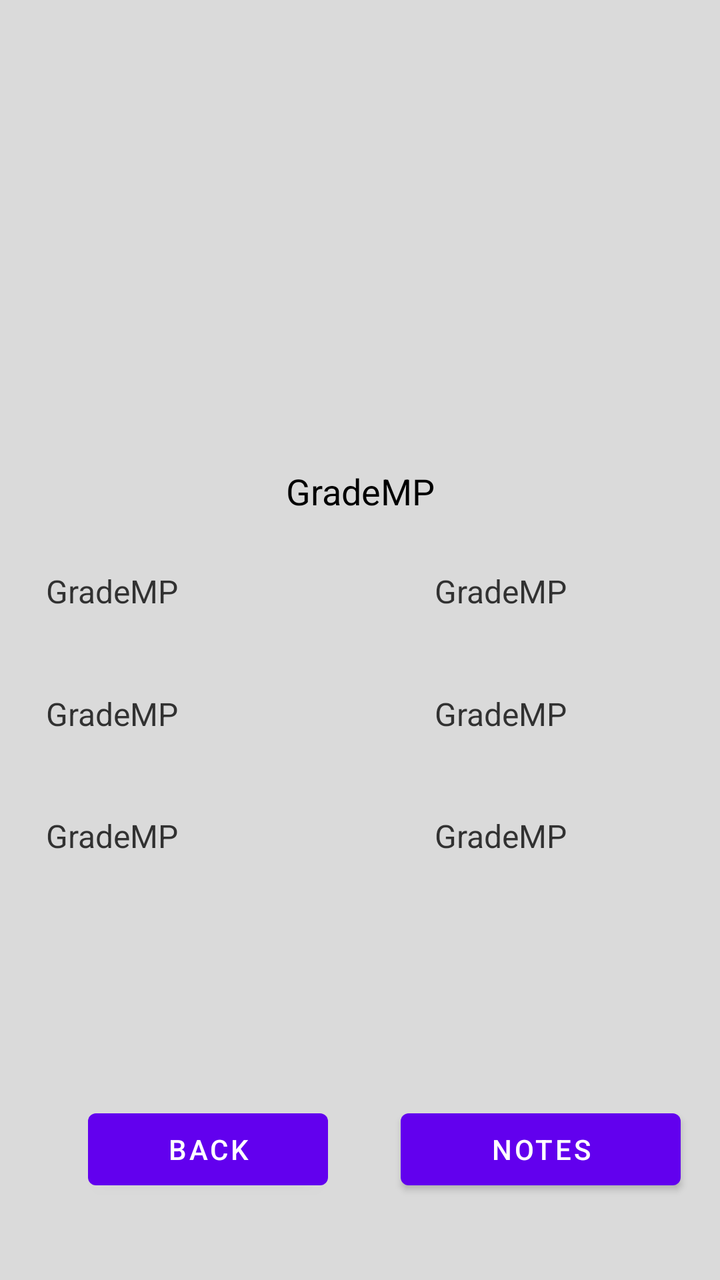
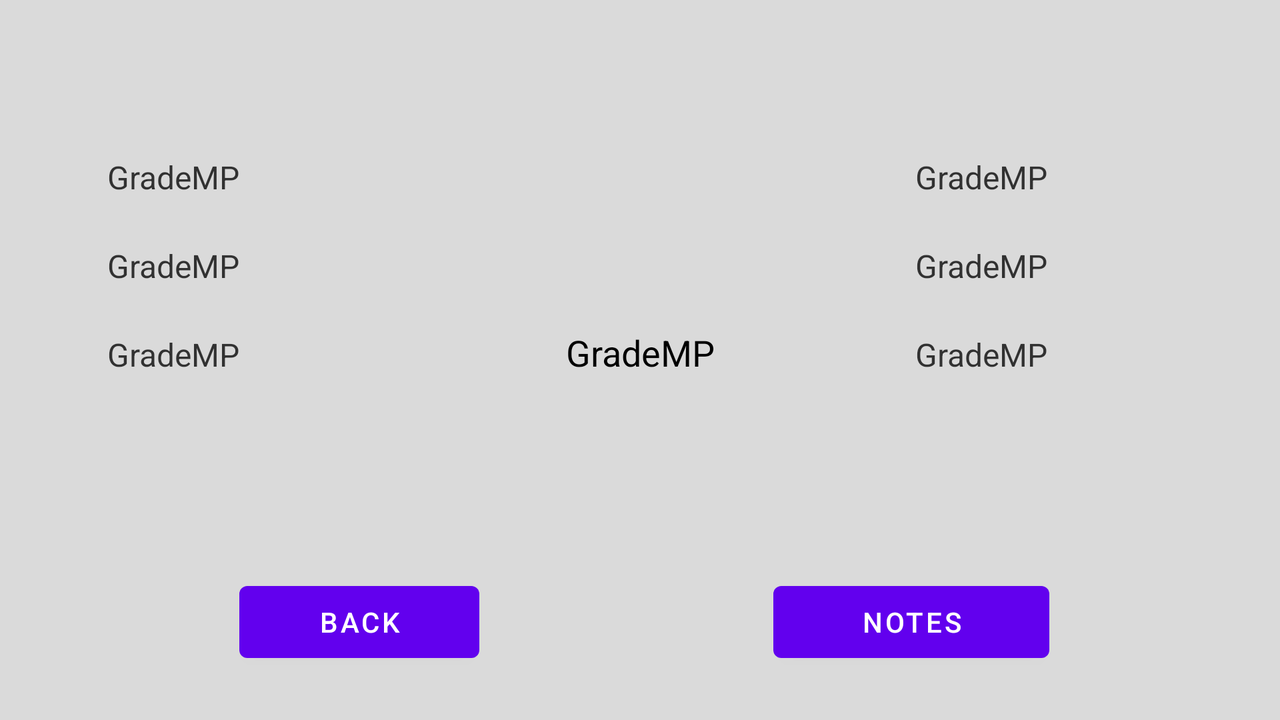

An Android layout and its configuration variant, each rendered on a device that would load it. The default file and the variant file are quoted in full after the pictures.
<!-- AndroidManifest.xml: application theme Theme.GradeMP -->
<!-- res/layout/fragment_details.xml -->
<?xml version="1.0" encoding="utf-8"?>
<layout xmlns:app="http://schemas.android.com/apk/res-auto"
    xmlns:tools="http://schemas.android.com/tools"
    xmlns:android="http://schemas.android.com/apk/res/android">

    <androidx.constraintlayout.widget.ConstraintLayout
        android:layout_width="match_parent"
        android:layout_height="match_parent"
        android:background="#DADADA"
        tools:context=".fragments.DetailsFragment">

        <TextView
            android:id="@+id/mp_minister_text"
            android:layout_width="wrap_content"
            android:layout_height="wrap_content"
            android:text="@string/app_name"
            android:textColor="#C6000000"
            android:textSize="16sp"
            app:layout_constraintBottom_toTopOf="@+id/mp_twitter_link_text"
            app:layout_constraintEnd_toEndOf="@+id/mp_party_text"
            app:layout_constraintHorizontal_bias="0.0"
            app:layout_constraintStart_toStartOf="@+id/mp_party_text"
            app:layout_constraintTop_toBottomOf="@+id/mp_party_text" />

        <TextView
            android:id="@+id/mp_party_text"
            android:layout_width="wrap_content"
            android:layout_height="wrap_content"
            android:text="@string/app_name"
            android:textColor="#C6000000"
            android:textSize="16sp"
            app:layout_constraintBottom_toTopOf="@+id/addNote_button"
            app:layout_constraintEnd_toEndOf="parent"
            app:layout_constraintHorizontal_bias="0.6"
            app:layout_constraintStart_toStartOf="@+id/mp_imageView"
            app:layout_constraintTop_toTopOf="@+id/mp_born_year_text"
            app:layout_constraintVertical_bias="0.0" />

        <TextView
            android:id="@+id/mp_twitter_link_text"
            android:layout_width="150dp"
            android:layout_height="wrap_content"
            android:autoLink="web"
            android:linksClickable="true"
            android:text="@string/app_name"
            android:textColor="#C6000000"
            android:textColorLink="@android:color/holo_blue_dark"
            android:textSize="16sp"
            app:layout_constraintBottom_toTopOf="@+id/addNote_button"
            app:layout_constraintEnd_toEndOf="@+id/mp_party_text"
            app:layout_constraintHorizontal_bias="0.0"
            app:layout_constraintStart_toStartOf="@+id/mp_party_text"
            app:layout_constraintTop_toTopOf="@+id/mp_seat_number_text"
            app:layout_constraintVertical_bias="0.0" />

        <TextView
            android:id="@+id/mp_born_year_text"
            android:layout_width="wrap_content"
            android:layout_height="wrap_content"
            android:text="@string/app_name"
            android:textSize="16sp"
            app:layout_constraintBottom_toTopOf="@+id/back_button"
            app:layout_constraintEnd_toEndOf="@+id/mp_imageView"
            app:layout_constraintHorizontal_bias="0.12"
            app:layout_constraintStart_toStartOf="parent"
            app:layout_constraintTop_toBottomOf="@+id/mp_name_text"
            app:layout_constraintVertical_bias="0.100000024"
            android:textColor="#C6000000" />

        <TextView
            android:id="@+id/mp_constituency_text"
            android:layout_width="wrap_content"
            android:layout_height="wrap_content"
            android:text="@string/app_name"
            android:textColor="#C6000000"
            android:textSize="16sp"
            app:layout_constraintBottom_toTopOf="@+id/mp_seat_number_text"
            app:layout_constraintEnd_toEndOf="@+id/mp_born_year_text"
            app:layout_constraintHorizontal_bias="0.0"
            app:layout_constraintStart_toStartOf="@+id/mp_born_year_text"
            app:layout_constraintTop_toBottomOf="@+id/mp_born_year_text" />

        <TextView
            android:id="@+id/mp_seat_number_text"
            android:layout_width="wrap_content"
            android:layout_height="wrap_content"
            android:text="@string/app_name"
            android:textColor="#C6000000"
            android:textSize="16sp"
            app:layout_constraintBottom_toTopOf="@+id/back_button"
            app:layout_constraintEnd_toEndOf="@+id/mp_born_year_text"
            app:layout_constraintHorizontal_bias="0.0"
            app:layout_constraintStart_toStartOf="@+id/mp_born_year_text"
            app:layout_constraintTop_toTopOf="@+id/mp_born_year_text" />

        <TextView
            android:id="@+id/mp_name_text"
            android:layout_width="wrap_content"
            android:layout_height="wrap_content"
            android:text="@string/app_name"
            android:textColor="@android:color/black"
            android:textSize="18sp"
            app:layout_constraintBottom_toBottomOf="parent"
            app:layout_constraintEnd_toEndOf="@+id/mp_imageView"
            app:layout_constraintStart_toStartOf="@+id/mp_imageView"
            app:layout_constraintTop_toBottomOf="@+id/mp_imageView"
            app:layout_constraintVertical_bias="0.01999998" />

        <ImageView
            android:id="@+id/mp_imageView"
            android:layout_width="154dp"
            android:layout_height="204dp"
            android:contentDescription="@string/mp_image_text"
            app:layout_constraintBottom_toBottomOf="parent"
            app:layout_constraintEnd_toEndOf="parent"
            app:layout_constraintStart_toStartOf="parent"
            app:layout_constraintTop_toTopOf="parent"
            app:layout_constraintVertical_bias="0.050000012" />

        <Button
            android:id="@+id/back_button"
            android:layout_width="120dp"
            android:layout_height="wrap_content"
            android:text="@string/back"
            app:layout_constraintBottom_toBottomOf="parent"
            app:layout_constraintEnd_toEndOf="@+id/mp_imageView"
            app:layout_constraintHorizontal_bias="0.32"
            app:layout_constraintStart_toStartOf="parent"
            app:layout_constraintTop_toTopOf="parent"
            app:layout_constraintVertical_bias="0.93" />

        <Button
            android:id="@+id/addNote_button"
            android:layout_width="140dp"
            android:layout_height="wrap_content"
            android:text="@string/make_a_note"
            app:layout_constraintBottom_toBottomOf="parent"
            app:layout_constraintEnd_toEndOf="parent"
            app:layout_constraintHorizontal_bias="0.91"
            app:layout_constraintStart_toStartOf="parent"
            app:layout_constraintTop_toTopOf="@+id/back_button"
            app:layout_constraintVertical_bias="0.0" />
    </androidx.constraintlayout.widget.ConstraintLayout>
</layout>
<!-- resources referenced by this layout -->
<resources>
  <string name="app_name">GradeMP</string>
  <string name="back">Back</string>
  <string name="make_a_note">Notes</string>
  <string name="mp_image_text">Image of the MP</string>
  <style name="Theme.GradeMP" parent="Theme.MaterialComponents.DayNight.DarkActionBar">
          
          <item name="colorPrimary">@color/purple_500</item>
          <item name="colorPrimaryVariant">@color/purple_700</item>
          <item name="colorOnPrimary">@color/white</item>
          
          <item name="colorSecondary">@color/teal_200</item>
          <item name="colorSecondaryVariant">@color/teal_700</item>
          <item name="colorOnSecondary">@color/black</item>
          
          <item name="android:statusBarColor" tools:targetApi="l">?attr/colorPrimaryVariant</item>
          
      </style>
  <color name="purple_500">#FF6200EE</color>
  <color name="purple_700">#FF3700B3</color>
  <color name="white">#FFFFFFFF</color>
  <color name="teal_200">#FF03DAC5</color>
  <color name="teal_700">#FF018786</color>
  <color name="black">#FF000000</color>
</resources>
<!-- res/layout-land/fragment_details.xml (the repository's variant of the layout above) -->
<!-- drawn on the phone turned sideways -->
<?xml version="1.0" encoding="utf-8"?>

<layout xmlns:app="http://schemas.android.com/apk/res-auto"
    xmlns:tools="http://schemas.android.com/tools"
    xmlns:android="http://schemas.android.com/apk/res/android">

    <androidx.constraintlayout.widget.ConstraintLayout
        android:layout_width="match_parent"
        android:layout_height="match_parent"
        android:background="#DADADA"
        tools:context=".fragments.DetailsFragment">

        <TextView
            android:id="@+id/mp_minister_text"
            android:layout_width="wrap_content"
            android:layout_height="wrap_content"
            android:text="@string/app_name"
            android:textColor="#C6000000"
            android:textSize="16sp"
            app:layout_constraintBottom_toTopOf="@+id/mp_twitter_link_text"
            app:layout_constraintEnd_toEndOf="@+id/mp_party_text"
            app:layout_constraintHorizontal_bias="0.0"
            app:layout_constraintStart_toStartOf="@+id/mp_party_text"
            app:layout_constraintTop_toBottomOf="@+id/mp_party_text" />

        <TextView
            android:id="@+id/mp_party_text"
            android:layout_width="wrap_content"
            android:layout_height="wrap_content"
            android:text="@string/app_name"
            android:textColor="#C6000000"
            android:textSize="16sp"
            app:layout_constraintBottom_toTopOf="@+id/mp_constituency_text"
            app:layout_constraintEnd_toEndOf="parent"
            app:layout_constraintHorizontal_bias="0.35"
            app:layout_constraintStart_toEndOf="@+id/mp_imageView"
            app:layout_constraintTop_toTopOf="@+id/mp_born_year_text"
            app:layout_constraintVertical_bias="0.0" />

        <TextView
            android:id="@+id/mp_twitter_link_text"
            android:layout_width="150dp"
            android:layout_height="wrap_content"
            android:autoLink="web"
            android:linksClickable="true"
            android:text="@string/app_name"
            android:textColor="#C6000000"
            android:textColorLink="@android:color/holo_blue_dark"
            android:textSize="16sp"
            app:layout_constraintBottom_toTopOf="@+id/addNote_button"
            app:layout_constraintEnd_toEndOf="@+id/mp_party_text"
            app:layout_constraintHorizontal_bias="0.0"
            app:layout_constraintStart_toStartOf="@+id/mp_party_text"
            app:layout_constraintTop_toTopOf="@+id/mp_seat_number_text"
            app:layout_constraintVertical_bias="0.0" />

        <TextView
            android:id="@+id/mp_born_year_text"
            android:layout_width="wrap_content"
            android:layout_height="wrap_content"
            android:text="@string/app_name"
            android:textSize="16sp"
            app:layout_constraintBottom_toTopOf="@+id/mp_seat_number_text"
            app:layout_constraintEnd_toStartOf="@+id/mp_imageView"
            app:layout_constraintHorizontal_bias="0.3"
            app:layout_constraintStart_toStartOf="parent"
            app:layout_constraintTop_toTopOf="@+id/mp_imageView"
            android:textColor="#C6000000" />

        <TextView
            android:id="@+id/mp_constituency_text"
            android:layout_width="wrap_content"
            android:layout_height="wrap_content"
            android:text="@string/app_name"
            android:textColor="#C6000000"
            android:textSize="16sp"
            app:layout_constraintBottom_toTopOf="@+id/mp_seat_number_text"
            app:layout_constraintEnd_toEndOf="@+id/mp_born_year_text"
            app:layout_constraintHorizontal_bias="0.0"
            app:layout_constraintStart_toStartOf="@+id/mp_born_year_text"
            app:layout_constraintTop_toBottomOf="@+id/mp_born_year_text" />

        <TextView
            android:id="@+id/mp_seat_number_text"
            android:layout_width="wrap_content"
            android:layout_height="wrap_content"
            android:text="@string/app_name"
            android:textColor="#C6000000"
            android:textSize="16sp"
            app:layout_constraintBaseline_toBaselineOf="@+id/mp_name_text"
            app:layout_constraintEnd_toEndOf="@+id/mp_born_year_text"
            app:layout_constraintHorizontal_bias="0.0"
            app:layout_constraintStart_toStartOf="@+id/mp_born_year_text" />

        <TextView
            android:id="@+id/mp_name_text"
            android:layout_width="wrap_content"
            android:layout_height="wrap_content"
            android:text="@string/app_name"
            android:textColor="@android:color/black"
            android:textSize="18sp"
            app:layout_constraintBottom_toBottomOf="parent"
            app:layout_constraintEnd_toEndOf="@+id/mp_imageView"
            app:layout_constraintStart_toStartOf="@+id/mp_imageView"
            app:layout_constraintTop_toBottomOf="@+id/mp_imageView"
            app:layout_constraintVertical_bias="0.01999998" />

        <ImageView
            android:id="@+id/mp_imageView"
            android:layout_width="150dp"
            android:layout_height="150dp"
            android:contentDescription="@string/mp_image_text"
            app:layout_constraintBottom_toBottomOf="parent"
            app:layout_constraintEnd_toEndOf="parent"
            app:layout_constraintStart_toStartOf="parent"
            app:layout_constraintTop_toTopOf="parent"
            app:layout_constraintVertical_bias="0.050000012" />

        <Button
            android:id="@+id/back_button"
            android:layout_width="120dp"
            android:layout_height="wrap_content"
            android:text="@string/back"
            app:layout_constraintBottom_toBottomOf="parent"
            app:layout_constraintEnd_toEndOf="parent"
            app:layout_constraintHorizontal_bias="0.23"
            app:layout_constraintStart_toStartOf="parent"
            app:layout_constraintTop_toTopOf="parent"
            app:layout_constraintVertical_bias="0.92" />

        <Button
            android:id="@+id/addNote_button"
            android:layout_width="138dp"
            android:layout_height="wrap_content"
            android:text="@string/make_a_note"
            app:layout_constraintBottom_toBottomOf="parent"
            app:layout_constraintEnd_toEndOf="parent"
            app:layout_constraintHorizontal_bias="0.77"
            app:layout_constraintStart_toStartOf="parent"
            app:layout_constraintTop_toTopOf="@+id/back_button"
            app:layout_constraintVertical_bias="0.0" />
    </androidx.constraintlayout.widget.ConstraintLayout>
</layout>
